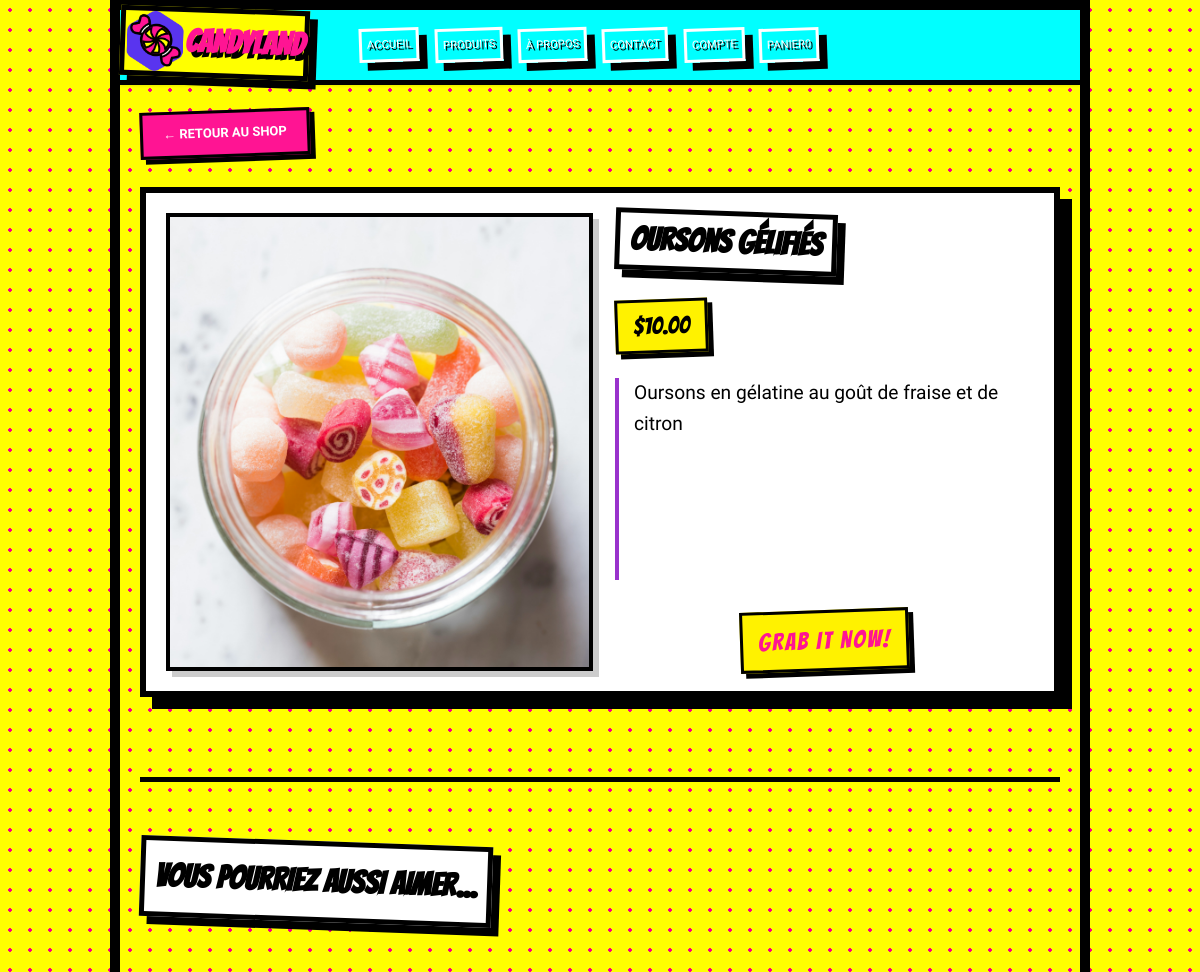
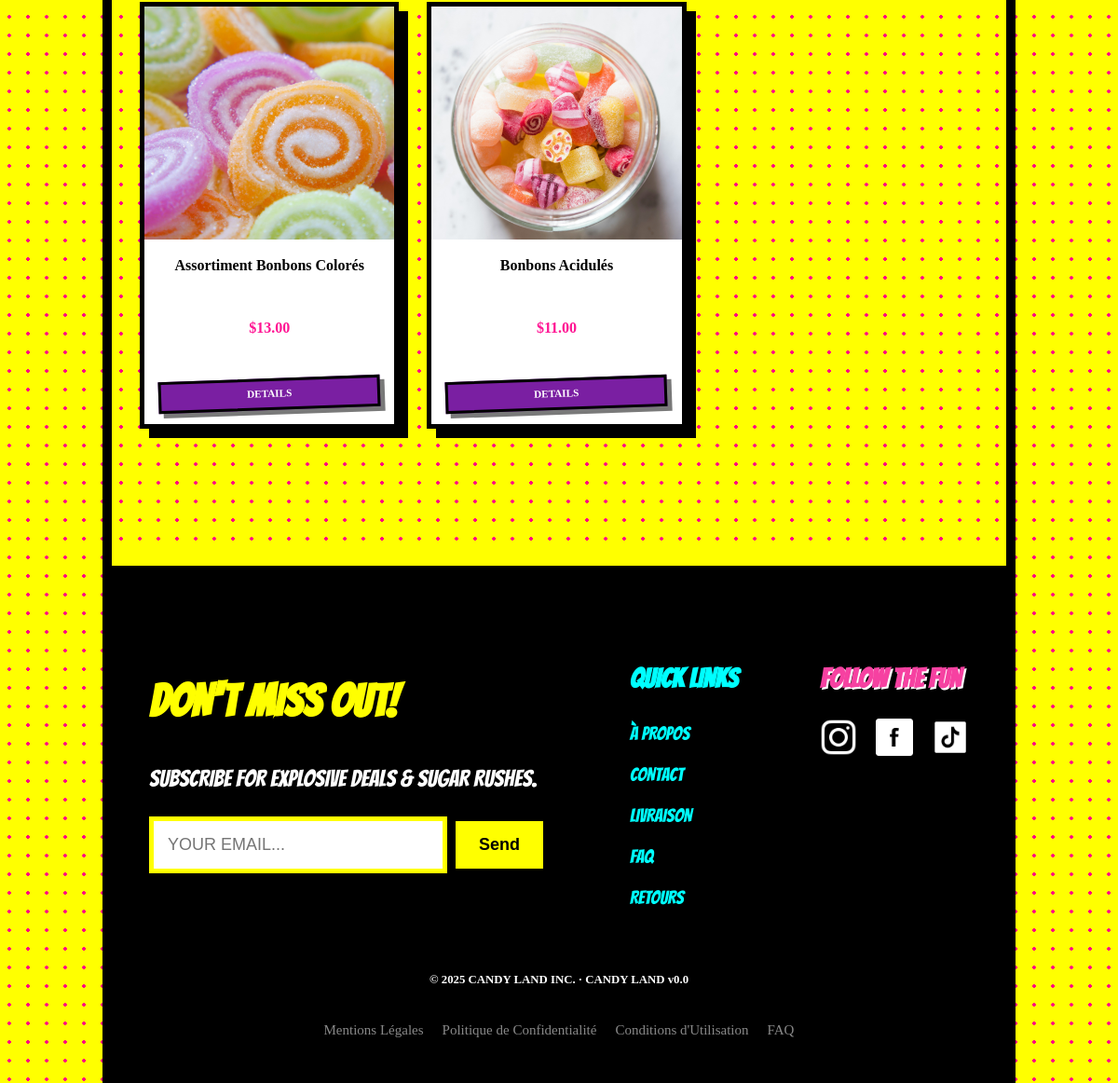
The page /product/show/2 on the database its author committed (2 pictures, top to bottom).
### tables this page shows
CREATE TABLE `product` (
  `id` int NOT NULL,
  `category_id` int NOT NULL,
  `name` varchar(99) NOT NULL,
  `description` text NOT NULL,
  `product_image` varchar(1000) NOT NULL
);

### core/view.php (called while the page is built, shortened)
<?php
function load_view($view, $data = []) {
    $view_file = VIEW_PATH . '/' . $view . '.php';
    require $view_file;
}
function load_view_with_layout($view, $data = [], $layout = 'layout') {
    load_view($view, $data);
}

### controllers/product_controller.php (called while the page is built, shortened)
<?php
function product_show($id) {
    $product = get_product_by_id($id);
    if (function_exists('get_product_price')) {
        $product['price'] = get_product_price($product['id']);
    } else {
        $item = db_select_one("SELECT price FROM product_item WHERE product_id = ?", [$product['id']]);
        $product['price'] = $item['price'] ?? null;
    }
    $related = [];
    if (function_exists('get_related_products')) {
        $related = get_related_products($product['category_id'], $product['id'], 3);
    }
    $data = [
        'title'   => $product['name'],
        'product' => $product,
        'related' => $related
    ];
    load_view_with_layout('products/show', $data);
}

### core/router.php (called while the page is built, shortened)
<?php
function parse_request_url() {
	$url = $_GET['url'] ?? '';
	$url = rtrim($url, '/');
	$url = filter_var($url, FILTER_SANITIZE_URL);
	$subdomain = str_replace(HOST_NAME, '', str_replace('.'.HOST_NAME, '', $_SERVER['HTTP_HOST']));
	$url_parts = explode('/', $url);
	$controller = $url_parts[0] ?? 'home';
	$action = $url_parts[1] ?? 'index';
	$params = array_slice($url_parts, 2);
	return [
		'subdomain' => $subdomain,
		'controller' => $controller,
		'action' => $action,
		'params' => $params
	];
}
function dispatch() {
	$route = parse_request_url();
	$controller_name = $route['controller'];
	$action_name = $route['action'];
	$params = $route['params'];
	$action_function = $controller_name . '_' . $action_name;
	call_user_func_array($action_function, $params);
}

### public/index.php (called while the page is built, shortened)
<?php
require_once __DIR__ . '/../config/database.php';
require_once CORE_PATH . '/database.php';
require_once CORE_PATH . '/router.php';
require_once CORE_PATH . '/view.php';
require_once INCLUDE_PATH . '/helpers.php';
require_once MODEL_PATH . '/products_model.php';
dispatch();

### core/database.php (called while the page is built, shortened)
<?php
function db_connect() {
    static $pdo = null;
    if ($pdo === null) {
        try {
            $dsn = "mysql:host=" . DB_HOST . ";dbname=" . DB_NAME . ";charset=" . DB_CHARSET;
            $options = [
                PDO::ATTR_ERRMODE => PDO::ERRMODE_EXCEPTION,
                PDO::ATTR_DEFAULT_FETCH_MODE => PDO::FETCH_ASSOC,
                PDO::ATTR_EMULATE_PREPARES => false,
            ];
            $pdo = new PDO($dsn, DB_USER, DB_PASS, $options);
        } catch (PDOException $e) {
            die("Erreur de connexion à la base de données : " . $e->getMessage());
        }
    }
    return $pdo;
}
function db_select($query, $params = []) {
    $pdo = db_connect();
    $stmt = $pdo->prepare($query);
    $stmt->execute($params);
    return $stmt->fetchAll();
}
function db_select_one($query, $params = []) {
    $pdo = db_connect();
    $stmt = $pdo->prepare($query);
    $stmt->execute($params);
    return $stmt->fetch();
}

### models/products_model.php (called while the page is built, shortened)
<?php
function get_product_by_id($id)
{
    $query = "SELECT * FROM product WHERE id = :id";
    return db_select_one($query, ['id' => $id]);
}
function get_related_products($category_id, $exclude_id, $limit = 4)
{
    $query = "SELECT * FROM product WHERE category_id = :category_id AND id != :exclude_id LIMIT :limit";
    return db_select($query, [
        'category_id' => $category_id,
        'exclude_id'  => $exclude_id,
        'limit'       => (int)$limit
    ]);
}
function get_product_price($product_id)
{
    $query = "SELECT price FROM product_item WHERE product_id = ? LIMIT 1";
    $result = db_select_one($query, [$product_id]);
    return $result ? $result['price'] : null;
}

### views/products/show.php (the view, shortened to what this page needs)
<div class="shop-page shop-page-padding">
    <div class="container back-btn-container">
        <a href="<?php echo url('product'); ?>" class="category-btn back-btn-custom">
            &larr; RETOUR AU SHOP
        </a>
    </div>
    <div class="container product-show-wrapper">
        <div class="product-detail-card">
            <div class="detail-left">
                <div class="product-image-large">
                    <img src="<?php echo url($product['product_image']); ?>"
                         alt="<?php e($product['name']); ?>"
                         onerror="this.onerror=null; this.src='<?php echo url('assets/images/default.jpg'); ?>'">
                </div>
            </div>
            <div class="detail-right">
                <h1 class="detail-title">
                </h1>
                <div class="detail-price">
                    <?php echo $product['price'] ? '$' . number_format($product['price'], 2) : 'Prix indisponible'; ?>
                </div>
                <div class="detail-description">
                    <?php echo nl2br(esc($product['description'])); ?>
                </div>
                <button class="btn-grab-large add-to-cart" data-id="<?php echo $product['id']; ?>" >
                    GRAB IT NOW!
                </button>
            </div>
        </div>
    </div>
    <?php if (!empty($related)): ?>
    <div class="container related-products-container">
        <h1 class="related-title">
            VOUS POURRIEZ AUSSI AIMER...
        </h1>
        <div class="products-grid related-grid">
            <?php foreach ($related as $rel): ?>
                <div class="product-card" onclick="window.location.href='<?php echo url('product/show/' . $rel['id']); ?>'">
                    <div class="product-image">
                        <img src="<?php echo url($rel['product_image']); ?>"
                             alt="<?php e($rel['name']); ?>"
                             onerror="this.onerror=null; this.src='<?php echo url('assets/images/default.jpg'); ?>'">
                    </div>
                    <h4><?php e($rel['name']); ?></h4>
                    <p class="price">
                        <?php echo isset($rel['price']) && $rel['price'] ? '$' . number_format($rel['price'], 2) : '$?.??'; ?>
                    </p>
                    <div class="product-actions">
                        <a href="<?php echo url('product/show/' . $rel['id']); ?>" class="btn-details" style="width:100%">DETAILS</a>
                    </div>
                </div>
            <?php endforeach; ?>
        </div>
    </div>
    <?php endif; ?>
</div>

### includes/helpers.php (shortened to what this page needs)
<?php
function escape($string)
{
	return htmlspecialchars($string ?? '', ENT_QUOTES, 'UTF-8');
}
function e($string)
{
	echo escape($string);
}
function esc($string)
{
	return escape($string);
}
function url($path = '', $admin = false)
{
	$base_url = rtrim($admin ? ADMIN_URL : BASE_URL, '/');
	$path = ltrim($path, '/');
	return $base_url . '/' . $path;
}

### rows shown on the page
product: name "Oursons Gélifiés", description "Oursons en gélatine au goût de fraise et de citron"
product: product_image (picture), name "Assortiment Bonbons Colorés", price "13.00"
product: shows a picture, name "Bonbons Acidulés", category "11.00"

### other values the page prints
APP_NAME "CANDYLAND"
$product['price'] "10.00"
